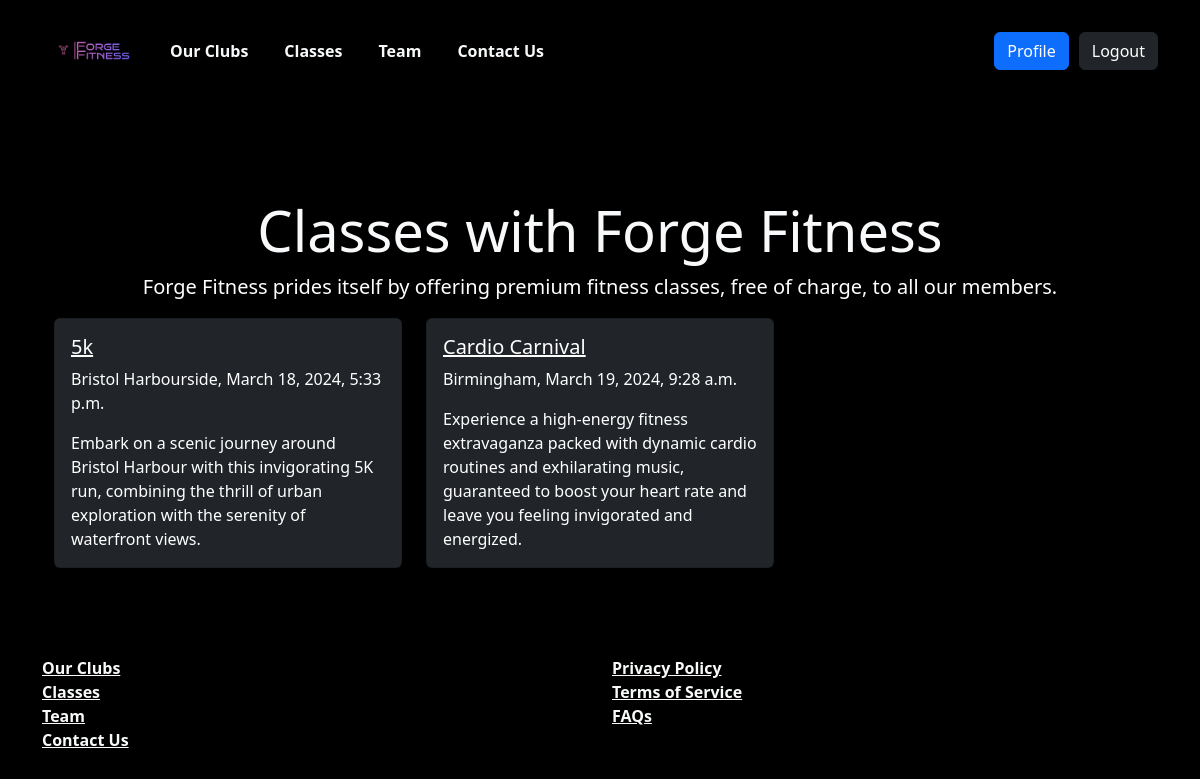
Page /classes/ (signed in) on the committed database.
### forgefitnessweb/models.py (models this page shows, shortened)
class Sessions(models.Model):
    title = models.CharField(max_length=200, unique=True)
    location = models.CharField(max_length=200)
    time = models.TimeField()
    date = models.DateField()
    description = models.TextField(blank=True)
    slug = models.SlugField(max_length=200, unique=True, blank=True)

### forgefitnessweb/views.py (the view)
# urls.py: path("classes/", views.SessionList.as_view(), name="classes"),
class SessionList(generic.ListView):
    model = Sessions
    template_name = 'classes.html'
    paginate_by = 6

### forgefitnessweb/templates/classes.html (shortened to what this page needs)
{% extends "base.html" %}
{% load static %}
{% block content %}
<section class="container-fluid py-5">
    <div class="row align-items-center">
        <div class="col-md-12 text-center">
            <h1 class="display-4 text-light font-weight-bold">Classes with Forge Fitness</h1>
            <p class="lead text-white">
                Forge Fitness prides itself by offering premium fitness classes, free of charge, to all our members.
            </p>
        </div>
        <div class="container">
            <div class="row">
                {% for session in object_list %}
                <div class="col-md-4 mb-4">
                    <div class="card bg-dark text-white">
                        <div class="card-body">
                            <h5 class="card-title"><a href="{% url 'session-detail' session.slug %}" class="text-white">{{ session.title }}</a></h5>
                            <p class="card-text">{{ session.location }}, {{ session.date }}, {{ session.time }}</p>
                            <p class="card-text">{{ session.description }}</p>
                        </div>
                    </div>
                </div>
                {% endfor %}
            </div>
        </div>
    </div>
</section>
{% endblock %}

### static/css/style.css (style rules this page uses)
body { background-color: #000000; }

### rows in the picture
Sessions: title "5k", location "Bristol Harbourside", date "March 18, 2024", time "5:33 p.m.", description "Embark on a scenic journey around Bristol Harbour with this invigorating 5K run, combining the thrill of urban exploration with the serenity of waterfront views."
Sessions: title "Cardio Carnival", location "Birmingham", date "March 19, 2024", time "9:28 a.m.", description "Experience a high-energy fitness extravaganza packed with dynamic cardio routines and exhilarating music, guaranteed to boost your heart rate and leave you feeling invigorated and energized."
